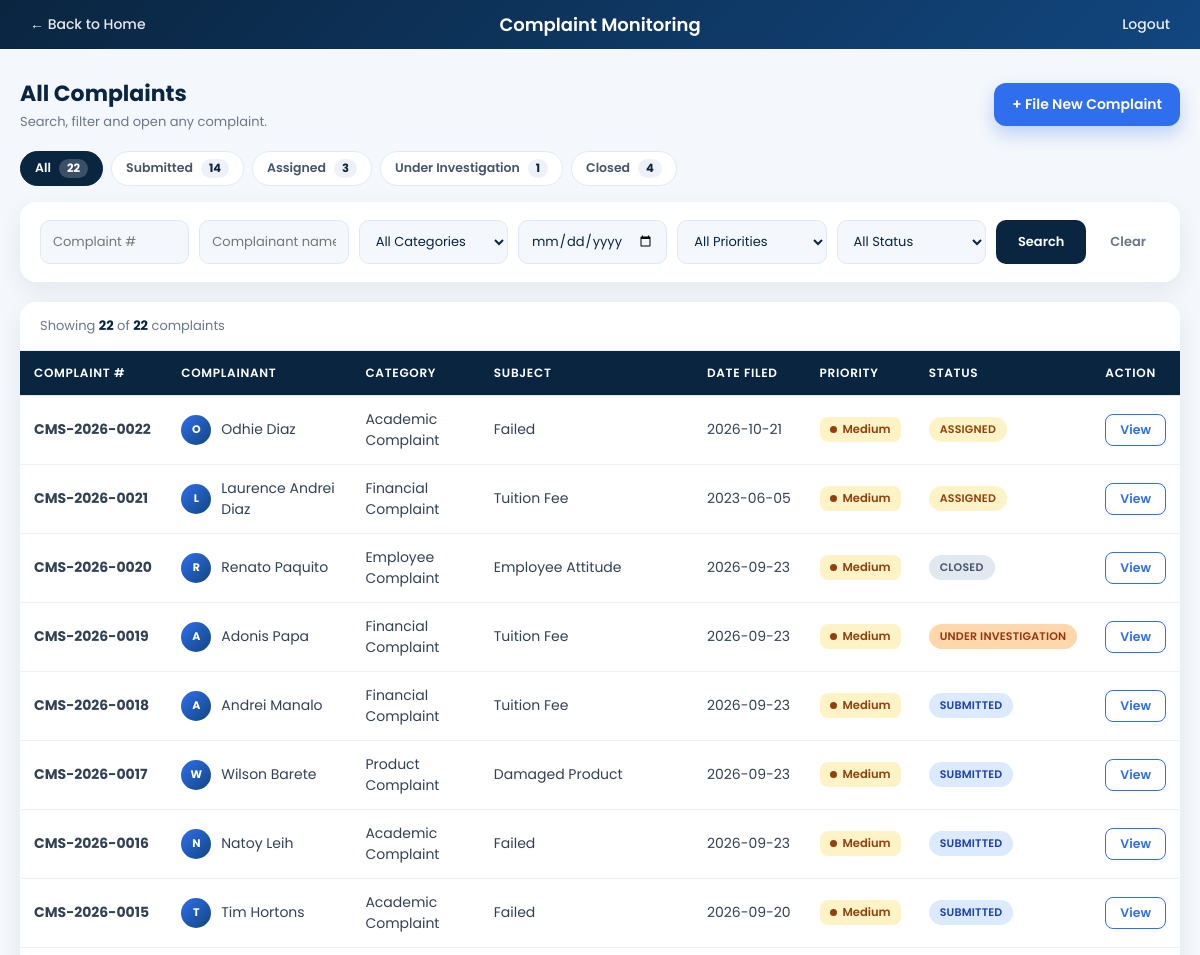
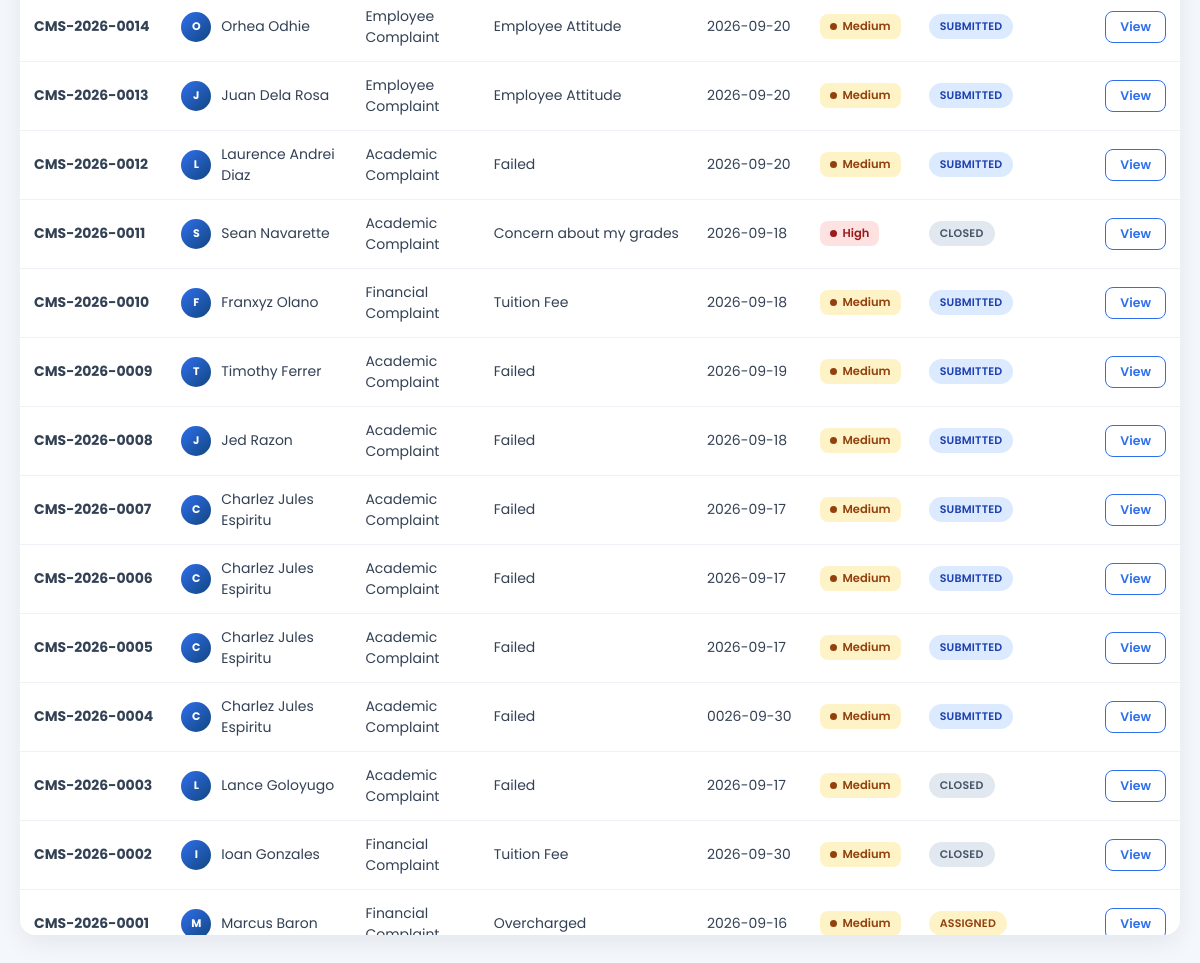
Screenshot of /complaint_list.php (signed in) with the database file from the repository (2 pictures, top to bottom).
### tables this page shows
CREATE TABLE `complaints` (
  `complaint_id` int(11) NOT NULL,
  `complaint_number` varchar(30) NOT NULL,
  `complainant_id` int(11) NOT NULL,
  `category_id` int(11) NOT NULL,
  `subject` varchar(200) NOT NULL,
  `description` text NOT NULL,
  `date_filed` date NOT NULL,
  `location` varchar(150) DEFAULT NULL,
  `priority` enum('low','medium','high') DEFAULT 'medium',
  `status` enum('Submitted','For Assignment','Assigned','Under Investigation','Action Required','For Resolution','Resolved','Closed') DEFAULT 'Submitted',
  `created_at` timestamp NOT NULL DEFAULT current_timestamp()
);

CREATE TABLE `complainants` (
  `complainant_id` int(11) NOT NULL,
  `full_name` varchar(150) NOT NULL,
  `contact_number` varchar(20) DEFAULT NULL,
  `email` varchar(150) DEFAULT NULL,
  `address` varchar(255) DEFAULT NULL,
  `organization_department` varchar(150) DEFAULT NULL,
  `preferred_contact_method` enum('email','phone','sms') DEFAULT 'email',
  `date_registered` timestamp NOT NULL DEFAULT current_timestamp(),
  `status` enum('active','inactive') DEFAULT 'active'
);

CREATE TABLE `complaint_categories` (
  `category_id` int(11) NOT NULL,
  `category_name` varchar(100) NOT NULL,
  `is_active` tinyint(1) DEFAULT 1,
  `created_at` timestamp NOT NULL DEFAULT current_timestamp()
);

### complaint_list.php (the view, shortened to what this page needs)
<?php
$conn = new mysqli("localhost", "root", "", "complaint_management_db");
$search_number = isset($_GET['complaint_number']) ? trim($_GET['complaint_number']) : '';
$search_complainant = isset($_GET['complainant']) ? trim($_GET['complainant']) : '';
$date_filter = isset($_GET['date_filed']) ? $_GET['date_filed'] : '';
$where = [];
$whereClause = count($where) > 0 ? "WHERE " . implode(" AND ", $where) : "";
$sql = "SELECT c.*, co.full_name AS complainant_name, cc.category_name
        FROM complaints c
        JOIN complainants co ON c.complainant_id = co.complainant_id
        JOIN complaint_categories cc ON c.category_id = cc.category_id
        $whereClause
        ORDER BY c.complaint_id DESC";
$stmt = $conn->prepare($sql);
$stmt->execute();
$result = $stmt->get_result();
?>
<!DOCTYPE html>
<html>
<head>
    <link rel="stylesheet" href="assets/style.css">
</head>
<body>
    <div class="topbar" id="topbar">
        <a class="back-link" href="index.php">&larr; Back to Home</a>
        <h2>Complaint Monitoring</h2>
        <a class="logout" href="logout.php">Logout</a>
    </div>
    <div class="page-wrap">
        <div class="page-header">
            <div>
                <h1>All Complaints</h1>
                <p>Search, filter and open any complaint.</p>
            </div>
            <a href="complaint_register.php" class="btn-primary">+ File New Complaint</a>
        </div>
        <div class="chips" id="chips"></div>
        <div class="filter-card">
            <form method="GET">
                <input type="text" name="complaint_number" placeholder="Complaint #" value="<?php echo htmlspecialchars($search_number); ?>">
                <input type="text" name="complainant" placeholder="Complainant name" value="<?php echo htmlspecialchars($search_complainant); ?>">
                <select name="category">
                    <option value="">All Categories</option>
                </select>
                <input type="date" name="date_filed" value="<?php echo htmlspecialchars($date_filter); ?>">
                <select name="priority">
                    <option value="">All Priorities</option>
                </select>
                <select name="status">
                    <option value="">All Status</option>
                </select>
                <button type="submit" class="btn-search">Search</button>
                <a class="btn-clear" href="complaint_list.php">Clear</a>
            </form>
        </div>
        <div class="table-card">
            <div class="table-meta">
                <span>Showing <strong id="shownCount">0</strong> of <strong id="totalCount">0</strong> complaints</span>
            </div>
            <div class="table-scroll">
                <table>
                    <thead>
                        <tr>
                            <th>Complaint #</th>
                            <th>Complainant</th>
                            <th>Category</th>
                            <th>Subject</th>
                            <th>Date Filed</th>
                            <th>Priority</th>
                            <th>Status</th>
                            <th>Action</th>
                        </tr>
                    </thead>
                    <tbody id="rows">
                <?php while ($row = $result->fetch_assoc()):
                    $statusClass = strtolower(str_replace(' ', '-', $row['status']));
                ?>
                <tr data-status="<?php echo htmlspecialchars($row['status']); ?>">
                    <td class="c-num"><?php echo htmlspecialchars($row['complaint_number']); ?></td>
                    <td><div class="person"><span class="avatar"><?php echo htmlspecialchars(strtoupper(substr(trim($row['complainant_name']), 0, 1))); ?></span><span><?php echo htmlspecialchars($row['complainant_name']); ?></span></div></td>
                    <td><?php echo htmlspecialchars($row['category_name']); ?></td>
                    <td><div class="subject" title="<?php echo htmlspecialchars($row['subject']); ?>"><?php echo htmlspecialchars($row['subject']); ?></div></td>
                    <td class="date"><?php echo $row['date_filed']; ?></td>
                    <td><span class="priority-badge priority-<?php echo $row['priority']; ?>"><?php echo ucfirst($row['priority']); ?></span></td>
                    <td><span class="status-badge status-<?php echo $statusClass; ?>"><?php echo htmlspecialchars($row['status']); ?></span></td>
                    <td><a class="view-btn" href="complaint_view.php?id=<?php echo $row['complaint_id']; ?>">View</a></td>
                </tr>
                <?php endwhile; ?>
                    </tbody>
                </table>
            </div>
        </div>
    </div>
</body>
</html>

### assets/style.css (style rules this page uses)
* { box-sizing: border-box; }
html, body { margin: 0 !important; padding: 0 !important; width: 100% !important; min-height: 100vh !important; overflow-x: hidden !important; background: #f4f7fb !important; }
body { font-family: 'Poppins', sans-serif; color: #1e293b; }
h1, h2, h3 { color: #0f3d5c; font-weight: 600; }
h1 { font-size: 26px; }
h2 { font-size: 22px; margin-top: 30px; }
body > *:not(script):not(#pageContent):not(#loadingOverlay):not(#splashOverlay):not(#loadingLogo):not(.topbar):not(.main-content):not(body.reg-page > *):not(body.track-page > *) { max-width: 1100px; margin-left: auto; margin-right: auto; padding-left: 20px; padding-right: 20px; }
a { color: #0f766e; text-decoration: none; font-weight: 500; }
table { border-collapse: collapse; width: 100%; background: #ffffff; margin-top: 12px; margin-bottom: 20px; box-shadow: 0 1px 4px rgba(0, 0, 0, 0.08); border-radius: 6px; overflow: hidden; }
th, td { padding: 10px 14px; text-align: left; border-bottom: 1px solid #e2e8f0; font-size: 14px; }
th { background: #0f3d5c; color: #ffffff; font-weight: 600; text-transform: uppercase; font-size: 12px; letter-spacing: 0.03em; }
form { background: #ffffff; padding: 24px; border-radius: 8px; box-shadow: 0 1px 4px rgba(0, 0, 0, 0.08); max-width: 550px; margin: 16px auto 0; }
input, select, textarea { width: 100%; padding: 9px 12px; border: 1px solid #cbd5e1; border-radius: 6px; font-size: 14px; font-family: 'Poppins', sans-serif; background: #f8fafc; }
button, input[type="submit"] { margin-top: 18px; padding: 10px 22px; background: #0f766e; color: #ffffff; border: none; border-radius: 6px; font-weight: 600; font-size: 14px; cursor: pointer; transition: background 0.2s; }
p { line-height: 1.6; }
@media (min-width: 769px) { table { overflow-x: visible; } }

### rows the page displays
complaints: complaint_number "CMS-2026-0022", complainant.full_name "O", complainant.full_name "Odhie Diaz", category.category_name "Academic Complaint", subject "Failed", date_filed "2026-10-21", priority "Medium", status "ASSIGNED"
complaints: complaint_number "CMS-2026-0021", complainant.full_name "L", complainant.full_name "Laurence Andrei Diaz", category.category_name "Financial Complaint", subject "Tuition Fee", date_filed "2023-06-05", priority "Medium", status "ASSIGNED"
complaints: complaint_number "CMS-2026-0020", complainant.full_name "R", complainant.full_name "Renato Paquito", category.category_name "Employee Complaint", subject "Employee Attitude", date_filed "2026-09-23", priority "Medium", status "CLOSED"
complaints: complaint_number "CMS-2026-0019", complainant.full_name "A", complainant.full_name "Adonis Papa", category.category_name "Financial Complaint", subject "Tuition Fee", date_filed "2026-09-23", priority "Medium", status "UNDER INVESTIGATION"
complaints: complaint_number "CMS-2026-0018", complainant.full_name "A", complainant.full_name "Andrei Manalo", category.category_name "Financial Complaint", subject "Tuition Fee", date_filed "2026-09-23", priority "Medium", status "SUBMITTED"
complaints: complaint_number "CMS-2026-0017", complainant.full_name "W", complainant.full_name "Wilson Barete", category.category_name "Product Complaint", subject "Damaged Product", date_filed "2026-09-23", priority "Medium", status "SUBMITTED"
complaints: complaint_number "CMS-2026-0016", complainant.full_name "N", complainant.full_name "Natoy Leih", category.category_name "Academic Complaint", subject "Failed", date_filed "2026-09-23", priority "Medium", status "SUBMITTED"
complaints: complaint_number "CMS-2026-0015", complainant.full_name "T", complainant.full_name "Tim Hortons", category.category_name "Academic Complaint", subject "Failed", date_filed "2026-09-20", priority "Medium", status "SUBMITTED"
complaints: complaint_number "CMS-2026-0014", complainant.full_name "O", complainant.full_name "Orhea Odhie", category.category_name "Employee Complaint", subject "Employee Attitude", date_filed "2026-09-20", priority "Medium", status "SUBMITTED"
complaints: complaint_number "CMS-2026-0013", complainant.full_name "J", complainant.full_name "Juan Dela Rosa", category.category_name "Employee Complaint", subject "Employee Attitude", date_filed "2026-09-20", priority "Medium", status "SUBMITTED"
complaints: complaint_number "CMS-2026-0012", complainant.full_name "L", complainant.full_name "Laurence Andrei Diaz", category.category_name "Academic Complaint", subject "Failed", date_filed "2026-09-20", priority "Medium", status "SUBMITTED"
complaints: complaint_number "CMS-2026-0011", complainant.full_name "S", complainant.full_name "Sean Navarette", category.category_name "Academic Complaint", subject "Concern about my grades", date_filed "2026-09-18", priority "High", status "CLOSED"
complaints: complaint_number "CMS-2026-0010", complainant.full_name "F", complainant.full_name "Franxyz Olano", category.category_name "Financial Complaint", subject "Tuition Fee", date_filed "2026-09-18", priority "Medium", status "SUBMITTED"
complaints: complaint_number "CMS-2026-0009", complainant.full_name "T", complainant.full_name "Timothy Ferrer", category.category_name "Academic Complaint", subject "Failed", date_filed "2026-09-19", priority "Medium", status "SUBMITTED"
complaints: complaint_number "CMS-2026-0008", complainant.full_name "J", complainant.full_name "Jed Razon", category.category_name "Academic Complaint", subject "Failed", date_filed "2026-09-18", priority "Medium", status "SUBMITTED"
complaints: complaint_number "CMS-2026-0007", complainant.full_name "C", complainant.full_name "Charlez Jules Espiritu", category.category_name "Academic Complaint", subject "Failed", date_filed "2026-09-17", priority "Medium", status "SUBMITTED"
complaints: complaint_number "CMS-2026-0006", complainant.full_name "C", complainant.full_name "Charlez Jules Espiritu", category.category_name "Academic Complaint", subject "Failed", date_filed "2026-09-17", priority "Medium", status "SUBMITTED"
complaints: complaint_number "CMS-2026-0005", complainant.full_name "C", complainant.full_name "Charlez Jules Espiritu", category.category_name "Academic Complaint", subject "Failed", date_filed "2026-09-17", priority "Medium", status "SUBMITTED"
complaints: complaint_number "CMS-2026-0004", complainant.full_name "C", complainant.full_name "Charlez Jules Espiritu", category.category_name "Academic Complaint", subject "Failed", date_filed "0026-09-30", priority "Medium", status "SUBMITTED"
complaints: complaint_number "CMS-2026-0003", complainant.full_name "L", complainant.full_name "Lance Goloyugo", category.category_name "Academic Complaint", subject "Failed", date_filed "2026-09-17", priority "Medium", status "CLOSED"
complaints: complaint_number "CMS-2026-0002", complainant.full_name "I", complainant.full_name "Ioan Gonzales", category.category_name "Financial Complaint", subject "Tuition Fee", date_filed "2026-09-30", priority "Medium", status "CLOSED"
complaints: complaint_number "CMS-2026-0001", complainant.full_name "M", complainant.full_name "Marcus Baron", category.category_name "Financial…", subject "Overcharged", date_filed "2026-09-16", priority "Medium", status "ASSIGNED"
